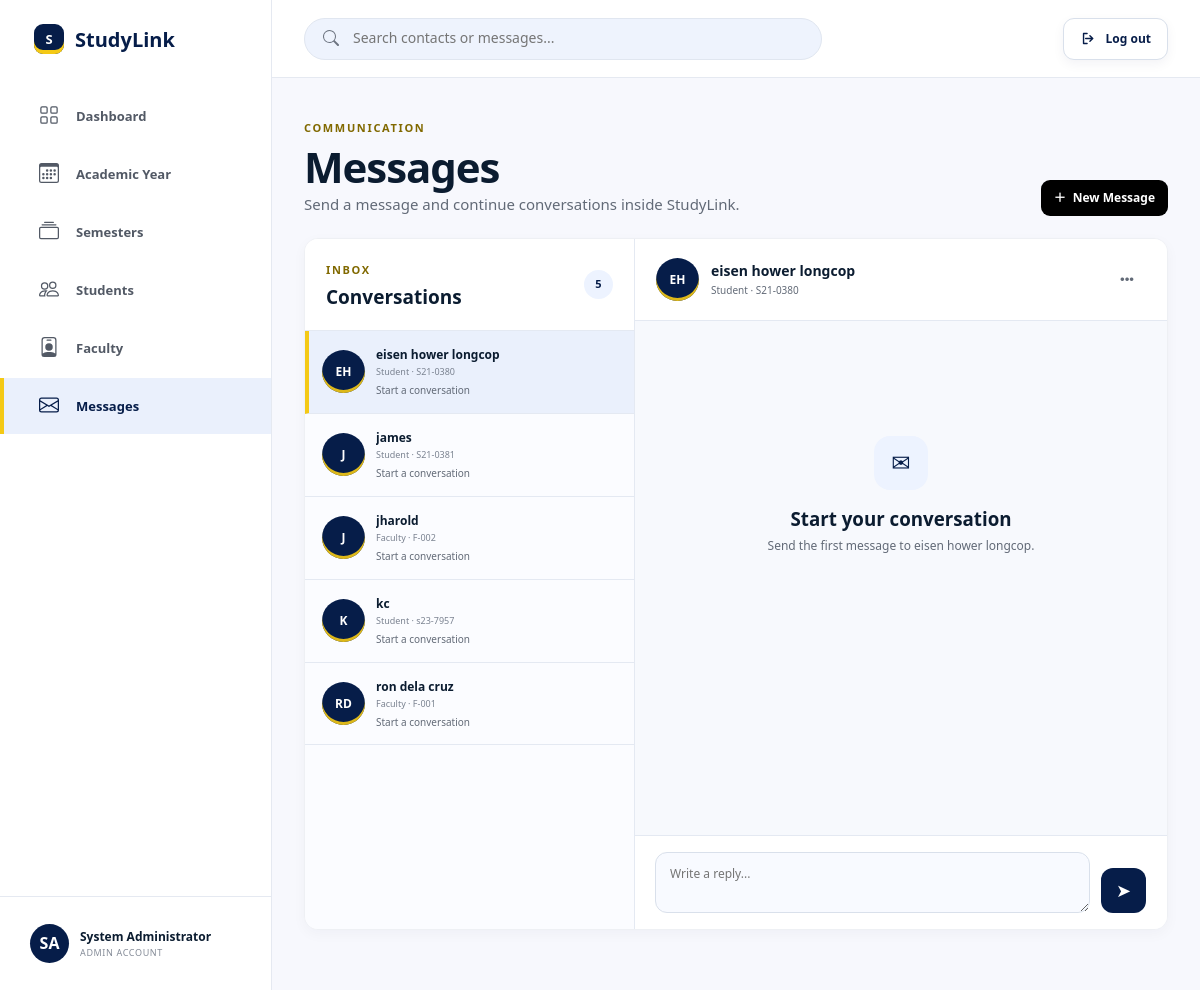
Page /admin/messages.php (signed in) on the committed database.
### tables this page shows
CREATE TABLE `users` (
  `id` int(11) NOT NULL,
  `fullname` varchar(100) NOT NULL,
  `username` varchar(50) NOT NULL,
  `password` varchar(255) NOT NULL,
  `role` enum('admin','faculty','student') NOT NULL,
  `status` enum('active','inactive') DEFAULT 'active',
  `created_at` timestamp NOT NULL DEFAULT current_timestamp()
);

### admin/messages.php (called while the page is built, shortened)
<?php
include dirname(__DIR__) . '/includes/message_center.php';

### auth/auth.php (called while the page is built, shortened)
<?php
if (!defined('STUDYLINK_AUTH_LOADED')) {
    function e($value) { return htmlspecialchars((string) $value, ENT_QUOTES, 'UTF-8'); }
}

### includes/message_center.php (the view, shortened to what this page needs)
<?php
require_once dirname(__DIR__) . '/auth/auth.php';
require_once dirname(__DIR__) . '/config/database.php';
require_once dirname(__DIR__) . '/includes/ui_icons.php';
$user_id = intval($_SESSION['user_id']);
$role = $_SESSION['role'];
$recipients = [];
$contact_state = [];
$conversation = [];
$account_label = ucfirst($role) . ' account';
function message_initials($name)
{
    $parts = preg_split('/\s+/', trim($name));
    $initials = '';
    foreach (array_slice($parts, 0, 2) as $part) {
        if ($part !== '') {
            $initials .= strtoupper(substr($part, 0, 1));
        }
    }
    return $initials ?: 'U';
}
function add_message_recipient(&$recipients, $row)
{
    $id = intval($row['id']);
    if ($id > 0) {
        $recipients[$id] = $row;
    }
}
if ($role === 'student') {
    $stmt = mysqli_prepare($conn, 'SELECT id, student_no, section_id FROM students WHERE user_id = ? LIMIT 1');
    mysqli_stmt_bind_param($stmt, 'i', $user_id);
    mysqli_stmt_execute($stmt);
    $student = mysqli_fetch_assoc(mysqli_stmt_get_result($stmt));
    mysqli_stmt_close($stmt);
    if ($student) {
        $role_record_id = intval($student['id']);
        $account_label = 'Student ID: ' . $student['student_no'];
        $section_id = intval($student['section_id']);
        $stmt = mysqli_prepare($conn, '
            SELECT
                u.id,
                u.fullname,
                u.role,
                GROUP_CONCAT(DISTINCT sub.subject_code ORDER BY sub.subject_code SEPARATOR ", ") AS context_name
            FROM users u
            INNER JOIN faculty f ON f.user_id = u.id
            INNER JOIN class_assignments ca ON ca.faculty_id = f.id
            INNER JOIN subjects sub ON sub.id = ca.subject_id
            WHERE u.status = "active" AND ca.section_id = ?
            GROUP BY u.id, u.fullname, u.role
            ORDER BY u.fullname
        ');
        mysqli_stmt_bind_param($stmt, 'i', $section_id);
        mysqli_stmt_execute($stmt);
        $result = mysqli_stmt_get_result($stmt);
        while ($row = mysqli_fetch_assoc($result)) {
            add_message_recipient($recipients, $row);
        }
        mysqli_stmt_close($stmt);
    }
    $result = mysqli_query($conn, 'SELECT id, fullname, role, "Administration" AS context_name FROM users WHERE role = "admin" AND status = "active" ORDER BY fullname');
    while ($row = mysqli_fetch_assoc($result)) {
        add_message_recipient($recipients, $row);
    }
} else {
    $result = mysqli_query($conn, '
        SELECT
            u.id,
            u.fullname,
            u.role,
            CASE
                WHEN u.role = "faculty" THEN COALESCE(f.faculty_id, "Faculty")
                WHEN u.role = "student" THEN COALESCE(s.student_no, "Student")
                ELSE "Administration"
            END AS context_name
        FROM users u
        LEFT JOIN faculty f ON f.user_id = u.id
        LEFT JOIN students s ON s.user_id = u.id
        WHERE u.status = "active" AND u.id <> ' . $user_id . '
        ORDER BY u.role, u.fullname
    ');
    while ($row = mysqli_fetch_assoc($result)) {
        add_message_recipient($recipients, $row);
    }
}
$messages_table_ready = false;
$table_result = mysqli_query($conn, "SHOW TABLES LIKE 'messages'");
if ($table_result && mysqli_num_rows($table_result) > 0) {
    $messages_table_ready = true;
}
if ($messages_table_ready) {
    uasort($recipients, function ($a, $b) use ($contact_state) {
        $a_time = $contact_state[intval($a['id'])]['last_time'] ?? '';
        $b_time = $contact_state[intval($b['id'])]['last_time'] ?? '';
        if ($a_time === $b_time) {
            return strcasecmp($a['fullname'], $b['fullname']);
        }
        return strcmp($b_time, $a_time);
    });
}
$with = intval($_GET['with'] ?? 0);
if (!$with && !empty($recipients)) {
    $with = intval(array_key_first($recipients));
}
$selected_recipient = $with && isset($recipients[$with]) ? $recipients[$with] : null;
$last_subject = !empty($conversation) ? end($conversation)['subject'] : '';
$page_url = '/studyLink/' . $role . '/messages.php';
?>
<!DOCTYPE html>
<html lang="en">
<head>
    <link rel="stylesheet" href="/studyLink/assets/css/student-interface.css">
    <link rel="stylesheet" href="/studyLink/assets/css/account-actions.css">
    <link rel="stylesheet" href="/studyLink/assets/css/calendar-messages.css">
</head>
<body class="message-center-body role-<?php echo e($role); ?>">
<?php if ($role === 'faculty'): ?>
    <?php
    require_once dirname(__DIR__) . '/includes/faculty_ui.php';
    render_faculty_sidebar('messages', $faculty_record['faculty_id'] ?? '');
    render_faculty_topbar('Messages', 'Communicate with students and administrators');
    ?>
<?php else: ?>
<aside class="student-sidebar message-sidebar">
    <a class="student-brand" href="/studyLink/<?php echo e($role); ?>/dashboard.php"><span class="student-brand-mark">S</span>StudyLink</a>
    <nav class="student-nav">
        <a href="/studyLink/<?php echo e($role); ?>/dashboard.php"><span class="student-nav-icon"><?php echo study_icon('grid'); ?></span>Dashboard</a>
        <?php if ($role === 'student'): ?>
            <a href="/studyLink/student/classes.php"><span class="student-nav-icon"><?php echo study_icon('mortarboard'); ?></span>My Courses</a>
            <a href="/studyLink/student/calendar.php"><span class="student-nav-icon"><?php echo study_icon('calendar3'); ?></span>Calendar</a>
            <a href="/studyLink/student/classes.php"><span class="student-nav-icon"><?php echo study_icon('clipboard2-check'); ?></span>Assignments</a>
            <a href="/studyLink/student/quizzes.php"><span class="student-nav-icon"><?php echo study_icon('patch-question'); ?></span>Quizzes</a>
        <?php elseif ($role === 'faculty'): ?>
            <a href="/studyLink/faculty/classes.php"><span class="student-nav-icon"><?php echo study_icon('mortarboard'); ?></span>My Classes</a>
            <a href="/studyLink/faculty/drive/index.php"><span class="student-nav-icon"><?php echo study_icon('folder2-open'); ?></span>Faculty Drive</a>
        <?php else: ?>
            <a href="/studyLink/admin/academic_year/index.php"><span class="student-nav-icon"><?php echo study_icon('calendar3'); ?></span>Academic Year</a>
            <a href="/studyLink/admin/semester/index.php"><span class="student-nav-icon"><?php echo study_icon('collection'); ?></span>Semesters</a>
            <a href="/studyLink/admin/students/index.php"><span class="student-nav-icon"><?php echo study_icon('people'); ?></span>Students</a>
            <a href="/studyLink/admin/faculty/index.php"><span class="student-nav-icon"><?php echo study_icon('person-badge'); ?></span>Faculty</a>
        <?php endif; ?>
        <a class="active" href="<?php echo e($page_url); ?>"><span class="student-nav-icon"><?php echo study_icon('envelope'); ?></span>Messages</a>
    </nav>
    <div class="student-account">
        <div class="student-avatar"><?php echo e(message_initials($_SESSION['fullname'])); ?></div>
        <div><div class="student-name"><?php echo e($_SESSION['fullname']); ?></div><div class="student-id"><?php echo e($account_label); ?></div></div>
    </div>
</aside>
<header class="student-topbar">
    <label class="student-search"><span><?php echo study_icon('search'); ?></span><input id="messageSearch" type="search" placeholder="Search contacts or messages..." autocomplete="off"></label>
    <div class="student-tools"><?php if ($role === 'student') { render_student_notification_button($conn, $user_id); } ?><a class="account-logout" href="/studyLink/auth/logout.php"><span class="account-logout-icon"><?php echo study_icon('box-arrow-right'); ?></span><span class="account-logout-label">Log out</span></a></div>
</header>
<?php endif; ?>
<main class="<?php echo $role === 'faculty' ? 'faculty-message-main' : 'student-main'; ?>">
    <div class="<?php echo $role === 'faculty' ? 'faculty-message-shell' : 'student-shell'; ?> messages-page">
        <section class="page-heading messages-heading">
            <div><div class="eyebrow">Communication</div><h1>Messages</h1><p class="lead">Send a message and continue conversations inside StudyLink.</p></div>
            <button class="button compose-button" type="button" id="composeButton"><span>＋</span> New Message</button>
        </section>
        <div class="message-workspace card">
            <aside class="contacts-panel">
                <div class="contacts-head">
                    <div><span class="eyebrow">Inbox</span><h2>Conversations</h2></div>
                    <span class="result-count"><?php echo count($recipients); ?></span>
                </div>
                <div class="contact-list">
                    <?php foreach ($recipients as $recipient): ?>
                        <?php $recipient_id = intval($recipient['id']); $state = $contact_state[$recipient_id] ?? null; ?>
                        <a class="contact-row <?php echo $with === $recipient_id ? 'active' : ''; ?>" href="?with=<?php echo $recipient_id; ?>" data-searchable>
                            <span class="contact-avatar"><?php echo e(message_initials($recipient['fullname'])); ?></span>
                            <span class="contact-copy">
                                <span class="contact-name-line">
                                    <strong><?php echo e($recipient['fullname']); ?></strong>
                                </span>
                                <small><?php echo e(ucfirst($recipient['role']) . ' · ' . ($recipient['context_name'] ?: 'StudyLink')); ?></small>
                                <em><?php echo e($state ? $state['last_message'] : 'Start a conversation'); ?></em>
                            </span>
                        </a>
                    <?php endforeach; ?>
                </div>
            </aside>
            <section class="conversation-panel">
                <?php if ($selected_recipient): ?>
                    <div class="conversation-head">
                        <div class="conversation-person">
                            <span class="contact-avatar"><?php echo e(message_initials($selected_recipient['fullname'])); ?></span>
                            <span><strong><?php echo e($selected_recipient['fullname']); ?></strong><small><?php echo e(ucfirst($selected_recipient['role']) . ' · ' . ($selected_recipient['context_name'] ?: 'StudyLink')); ?></small></span>
                        </div>
                        <button class="icon-button" type="button" id="conversationInfo" aria-label="Conversation information">•••</button>
                    </div>
                    <div class="conversation-messages" id="conversationMessages">
                        <?php if (!$messages_table_ready): ?>
                            <div class="conversation-empty"><span>!</span><h3>Messages needs database setup</h3><p>Import <strong>sql/add_messages.sql</strong> once in phpMyAdmin.</p></div>
                        <?php elseif (empty($conversation)): ?>
                            <div class="conversation-empty"><span>✉</span><h3>Start your conversation</h3><p>Send the first message to <?php echo e($selected_recipient['fullname']); ?>.</p></div>
                        <?php endif; ?>
                    </div>
                    <form class="reply-box" method="post">
                        <textarea name="message_body" maxlength="5000" required placeholder="Write a reply..."></textarea>
                        <button class="send-button" type="submit" <?php echo !$messages_table_ready ? 'disabled' : ''; ?> aria-label="Send reply">➤</button>
                    </form>
                <?php else: ?>
                    <div class="conversation-empty full"><span>✉</span><h3>No conversation selected</h3><p>Choose a contact to begin messaging.</p></div>
                <?php endif; ?>
            </section>
        </div>
    </div>
</main>
</body>
</html>

### rows in the picture
users: fullname "EH", fullname "eisen hower longcop", context_name "Student · S21-0380", last_message "Start a conversation"
users: fullname "J", fullname "james", context_name "Student · S21-0381", last_message "Start a conversation"
users: fullname "J", fullname "jharold", context_name "Faculty · F-002", last_message "Start a conversation"
users: fullname "K", fullname "kc", context_name "Student · s23-7957", last_message "Start a conversation"
users: fullname "RD", fullname "ron dela cruz", context_name "Faculty · F-001", last_message "Start a conversation"

### other values in the picture
message_initials($_SESSION['fullname']) "SA"
$_SESSION['fullname'] "System Administrator"
$account_label "ADMIN ACCOUNT"
count($recipients) "5"
